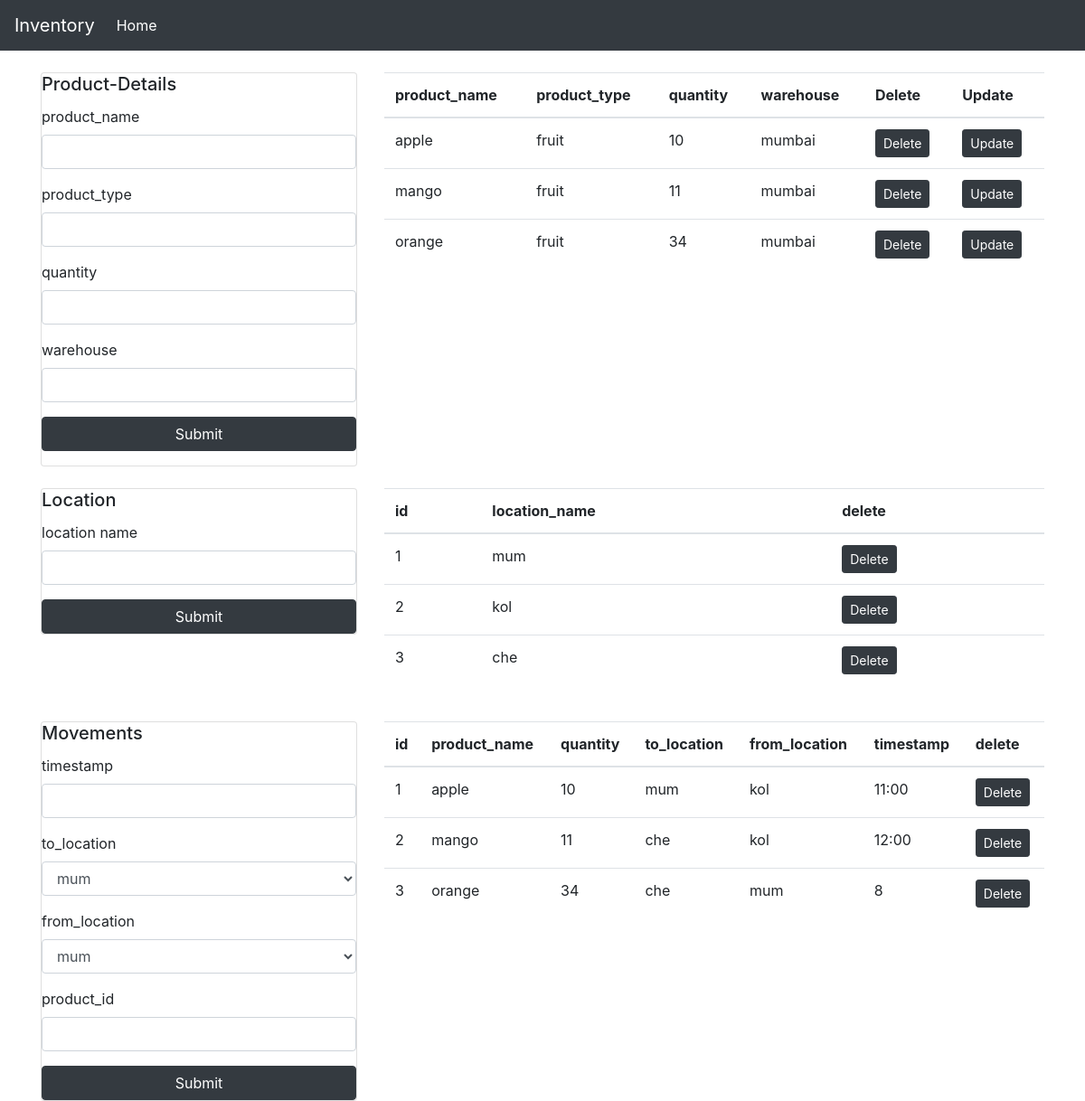
The page / on the database its author committed.
### app.py (models this page shows)
class User1(db.Model):
    id = db.Column(db.Integer,primary_key=True, autoincrement=True)
    product_name = db.Column(db.String(200))
    product_type = db.Column(db.String(200))
    quantity = db.Column(db.String(200))
    warehouse = db.Column(db.String(200))
    movements = db.relationship('Movement', backref="user2")

class Location(db.Model):
    id = db.Column(db.Integer,primary_key=True, autoincrement=True)
    location_name = db.Column(db.String(200))

class Movement(db.Model):
    id = db.Column(db.Integer, primary_key=True)
    timestamp = db.Column(db.String(200))
    to_location = db.Column(db.String(200))
    from_location = db.Column(db.String(200))
    product_id = db.Column(db.Integer, db.ForeignKey('user1.id'))

### app.py (the view, shortened to what this page needs)
@app.route('/',methods=['GET','POST'])
def get():
    if request.method == "GET":
        user1s = User1.query.all()
        locations = Location.query.all()
        for i in locations:
            print(i)
        movements = db.session.query(User1, Movement).filter(User1.id == Movement.product_id ).all()
        page ='home'
        user = User1(id='',product_name='',product_type='',quantity='',warehouse='')
        return render_template('home.html',user1s=user1s,locations=locations,movements=movements,page=page,user=user)

### templates/home.html (shortened to what this page needs)
{% extends 'index.html' %}
{% block content %}
<br>
<div class="row">
    <div class="col-lg-4">
        <div class="card">
            <h5 class="card-title">Product-Details</h5>
            {% if page == 'home' %}
            <form action="/" method="POST" class="form-group">
            {% endif %}
            <div class="form-group">
                <label for="">product_name</label>
                <input type="text" name="product_name" class="form-control" value={{user.product_name}}>
            </div>
            <div class="form-group">
                <label for="">product_type</label>
                <input type="text" name="product_type" class="form-control" value={{user.product_type}}>
            </div>
            <div class="form-group">
                <label for="">quantity</label>
                <input type="text" name="quantity" class="form-control" value={{user.quantity}}>
            </div>
            <div class="form-group">
                <label for="">warehouse</label>
                <input type="text" name="warehouse" class="form-control" value={{user.warehouse}}>
            </div>
            <button class="btn btn-block btn-dark">Submit</button>
            </form>
        </div>
    </div>
    <div class="col-lg-8">
        <table class="table">
            <thead>
                <th>product_name</th>
                <th>product_type</th>
                <th>quantity</th>
                <th>warehouse</th>
                <th>Delete</th>
                <th>Update</th>
            </thead>
            <tbody>
                {% for i in user1s %}
                <tr>
                    <td>{{ i.product_name }}</td>
                    <td>{{ i.product_type }}</td>
                    <td>{{ i.quantity }}</td>
                    <td>{{ i.warehouse }}</td>
                    <td>
                        <a href='/delete_product/{{i.id}}' class="btn btn-sm btn-dark">Delete</a>
                    </td>
                    <td>
                        <a href='/update_product/{{i.id}}' class="btn btn-sm btn-dark">Update</a>
                    </td>
                </tr>
                {% endfor %}
            </tbody>
        </table>
    </div>
</div>
<br>
<div class="row">
    <div class="col-lg-4">
        <div class="card">
            <h5 class="card-title">Location</h5>
            <form method="POST" action="/add_location">
                <div class="form-group">
                    <label for="">location name</label>
                    <input type="text" name="location_name" class="form-control" >
                </div>
                <button class="btn btn-block btn-dark">Submit</button>
            </form>
        </div>
    </div>
    <div class="col-lg-8">
        <table class="table">
            <thead>
                <th>id</th>
                <th>location_name</th>
                <th>delete</th>
            </thead>
            <tbody>
                {% for i in locations %}
                <tr>
                    <td>{{ i.id }}</td>
                    <td>{{ i.location_name }}</td>
                    <td>
                        <a href='/delete_location/{{i.id}}' class="btn btn-sm btn-dark">Delete</a>
                    </td>
                </tr>
                {% endfor %}
            </tbody>
        </table>
    </div>
</div>
<br>
<div class="row">
    <div class="col-lg-4">
        <div class="card">
            <h5 class="card-title">Movements</h5>
            <form method="POST" action="/add_movement">
                <div class="form-group">
                    <label for="">timestamp</label>
                    <input type="text" name="timestamp" class="form-control" >
                </div>
                <div class="form-group">
                    <label for="">to_location</label>
                    <select class="form-control" name="to_location" id="to_location">
                        {% for i in locations %}
                        <option value="{{i.location_name}}">{{i.location_name}}</option>
                        {% endfor %}
                    </select>
                </div>
                <div class="form-group">
                    <label for="">from_location</label>
                    <select class="form-control" name="from_location" id="from_location">
                        {% for i in locations %}
                        <option value="{{i.location_name}}">{{i.location_name}}</option>
                        {% endfor %}
                    </select>
                </div>
                <div class="form-group">
                    <label for="">product_id</label>
                    <input type="text" name="product_id" class="form-control" >
                </div>
                <button class="btn btn-block btn-dark">Submit</button>
            </form>
        </div>
    </div>
    <div class="col-lg-8">
        <table class="table">
            <thead>
                <th>id</th>
                <th>product_name</th>
                <th>quantity</th>
                <th>to_location</th>
                <th>from_location</th>
                <th>timestamp</th>
                <th>delete</th>
            </thead>
            <tbody>
                {% for i in movements %}
                <tr>
                    <td>{{ i.User1.id }}</td>
                    <td>{{ i.User1.product_name }}</td>
                    <td>{{ i.User1.quantity }}</td>
                    <td>{{ i.Movement.to_location }}</td>
                    <td>{{ i.Movement.from_location }}</td>
                    <td>{{ i.Movement.timestamp }}</td>
                    <td>
                        <a href='/delete_movement/{{i.Movement.id}}' class="btn btn-sm btn-dark">Delete</a>
                    </td>
                </tr>
                {% endfor %}
            </tbody>
        </table>
    </div>
</div>
{% endblock %}

### templates/index.html (shortened to what this page needs)
<!DOCTYPE html>
<html lang="en">
<head>
    <link rel="stylesheet" href="https://stackpath.bootstrapcdn.com/bootstrap/4.3.1/css/bootstrap.min.css">    <title>Document</title>
</head>
<body>
    <nav class="navbar navbar-expand-lg navbar-dark bg-dark">
        <a class="navbar-brand" href="#">Inventory</a>
        <div class="collapse navbar-collapse" id="navbarNavAltMarkup">
          <div class="navbar-nav">
            <a class="nav-item nav-link active" href="#">Home <span class="sr-only">(current)</span></a>
          </div>
        </div>
      </nav>
    <div class="container">
    {% block content %}{% endblock %}
</div>
</body>
</html>

### rows shown on the page
User1: product_name "apple", product_type "fruit", quantity "10", warehouse "mumbai", User1.id "1", User1.product_name "apple", User1.quantity "10", Movement.to_location "mum", Movement.from_location "kol", Movement.timestamp "11:00"
User1: product_name "mango", product_type "fruit", quantity "11", warehouse "mumbai", User1.id "2", User1.product_name "mango", User1.quantity "11", Movement.to_location "che", Movement.from_location "kol", Movement.timestamp "12:00"
User1: product_name "orange", product_type "fruit", quantity "34", warehouse "mumbai", User1.id "3", User1.product_name "orange", User1.quantity "34", Movement.to_location "che", Movement.from_location "mum", Movement.timestamp "8"
Location: id "1", location_name "mum"
Location: id "2", location_name "kol"
Location: id "3", location_name "che"

### other values the page prints
form field to_location "mum"
form field from_location "mum"
